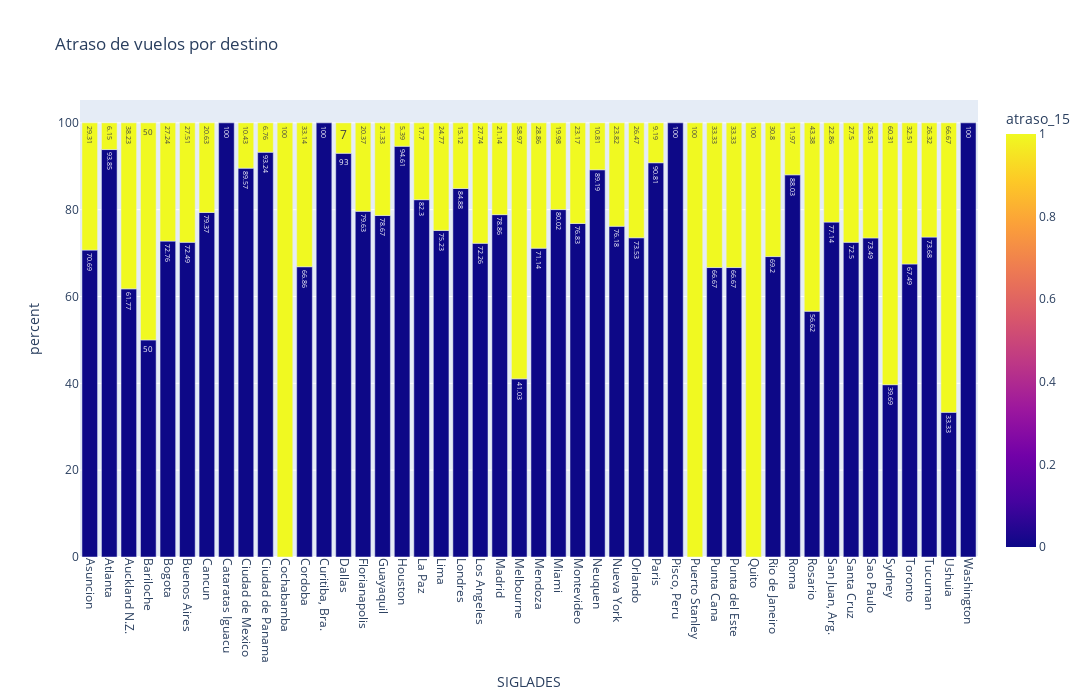

The code cell stored with this chart in its notebook:
### Markdown cell above
Cuando aperturamos por destino, vemos que la cantidad de categorías aumenta considerablemente. Por lo anterior es que tendremos que considerar una forma de encodear estos destinos de otra manera y poder capturar de buena manera la varianza entre cada clase.

### Code cell
fig = visualize_category(df = df.query("TIPOVUELO == 'I'", engine = 'python'), category_1= 'SIGLADES', category_1_name = 'destinos internacionales')
fig.update_xaxes(tickangle=90)
fig.update_layout(autosize=False, width=1280, height=700, showlegend=True)
fig.show()

### Figure 1 — Plotly figure (JSON) as saved in the notebook; plotly's stock layout.template omitted (floating-point values rounded to 4 significant figures)
{"data": [{"alignmentgroup": "True", "hovertemplate": "SIGLADES=%{x}<br>percent=%{y}<br>size=%{text}<br>atraso_15=%{marker.color}<extra></extra>", "legendgroup": "", "marker": {"color": [0, 1, 0, 1, 0, 1, 0, 1, 0, 1, 0, 1, 0, 1, 0, 0, 1, 0, 1, 1, 0, 1, 0, 0, 1, 0, 1, 0, 1, 0, 1, 0, 1, 0, 1, 0, 1, 0, 1, 0, 1, 0, 1, 0, 1, 0, 1, 0, 1, 0, 1, 0, 1, 0, 1, 0, 1, 0, 1, 0, 1, 0, 1, 1, 0, 1, 0, 1, 0, 1, 0, 1, 0, 1, 0, 1, 0, 1, 0, 1, 0, 1, 0, 1, 0], "coloraxis": "coloraxis", "pattern": {"shape": ""}}, "name": "", "offsetgroup": "", "orientation": "v", "showlegend": false, "text": [164, 68, 336, 22, 223, 138, 1, 1, 1167, 437, 4592, 1743, 50, 13, 2, 627, 73, 1725, 125, 1, 684, 339, 3, 332, 25, 129, 33, 332, 90, 316, 18, 172, 37, 3964, 1305, 174, 31, 112, 43, 705, 189, 16, 23, 1156, 469, 813, 203, 819, 247, 33, 4, 291, 91, 25, 9, 326, 33, 1, 1, 36, 18, 4, 2, 2, 993, 442, 228, 31, 77, 59, 27, 8, 87, 33, 2623, 946, 77, 117, 191, 92, 28, 10, 2, 4, 1], "textposition": "auto", "texttemplate": "%{y}", "type": "bar", "x": ["Asuncion", "Asuncion", "Atlanta", "Atlanta", "Auckland N.Z.", "Auckland N.Z.", "Bariloche", "Bariloche", "Bogota", "Bogota", "Buenos Aires", "Buenos Aires", "Cancun", "Cancun", "Cataratas Iguacu", "Ciudad de Mexico", "Ciudad de Mexico", "Ciudad de Panama", "Ciudad de Panama", "Cochabamba", "Cordoba", "Cordoba", "Curitiba, Bra.", "Dallas", "Dallas", "Florianapolis", "Florianapolis", "Guayaquil", "Guayaquil", "Houston", "Houston", "La Paz", "La Paz", "Lima", "Lima", "Londres", "Londres", "Los Angeles", "Los Angeles", "Madrid", "Madrid", "Melbourne", "Melbourne", "Mendoza", "Mendoza", "Miami", "Miami", "Montevideo", "Montevideo", "Neuquen", "Neuquen", "Nueva York", "Nueva York", "Orlando", "Orlando", "Paris", "Paris", "Pisco, Peru", "Puerto Stanley", "Punta Cana", "Punta Cana", "Punta del Este", "Punta del Este", "Quito", "Rio de Janeiro", "Rio de Janeiro", "Roma", "Roma", "Rosario", "Rosario", "San Juan, Arg.", "San Juan, Arg.", "Santa Cruz", "Santa Cruz", "Sao Paulo", "Sao Paulo", "Sydney", "Sydney", "Toronto", "Toronto", "Tucuman", "Tucuman", "Ushuia", "Ushuia", "Washington"], "xaxis": "x", "y": [70.69, 29.31, 93.85, 6.15, 61.77, 38.23, 50, 50, 72.76, 27.24, 72.49, 27.51, 79.37, 20.63, 100, 89.57, 10.43, 93.24, 6.76, 100, 66.86, 33.14, 100, 93, 7, 79.63, 20.37, 78.67, 21.33, 94.61, 5.39, 82.3, 17.7, 75.23, 24.77, 84.88, 15.12, 72.26, 27.74, 78.86, 21.14, 41.03, 58.97, 71.14, 28.86, 80.02, 19.98, 76.83, 23.17, 89.19, 10.81, 76.18, 23.82, 73.53, 26.47, 90.81, 9.19, 100, 100, 66.67, 33.33, 66.67, 33.33, 100, 69.2, 30.8, 88.03, 11.97, 56.62, 43.38, 77.14, 22.86, 72.5, 27.5, 73.49, 26.51, 39.69, 60.31, 67.49, 32.51, 73.68, 26.32, 33.33, 66.67, 100], "yaxis": "y"}], "layout": {"autosize": false, "barmode": "relative", "coloraxis": {"colorbar": {"title": {"text": "atraso_15"}}, "colorscale": [[0, "#0d0887"], [0.1111, "#46039f"], [0.2222, "#7201a8"], [0.3333, "#9c179e"], [0.4444, "#bd3786"], [0.5556, "#d8576b"], [0.6667, "#ed7953"], [0.7778, "#fb9f3a"], [0.8889, "#fdca26"], [1, "#f0f921"]]}, "height": 700, "legend": {"tracegroupgap": 0}, "showlegend": true, "title": {"text": "Atraso de vuelos por destino"}, "width": 1280, "xaxis": {"anchor": "y", "domain": [0, 1], "tickangle": 90, "title": {"text": "SIGLADES"}}, "yaxis": {"anchor": "x", "domain": [0, 1], "title": {"text": "percent"}}}}
